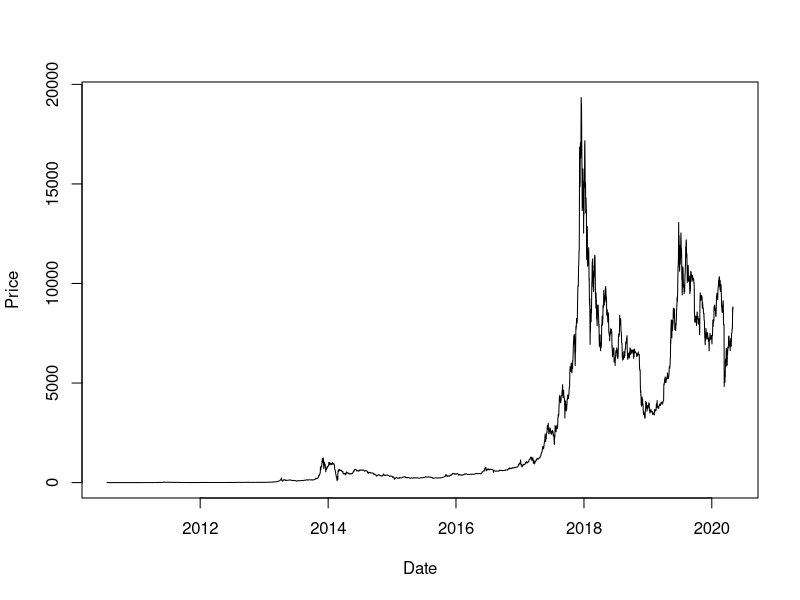
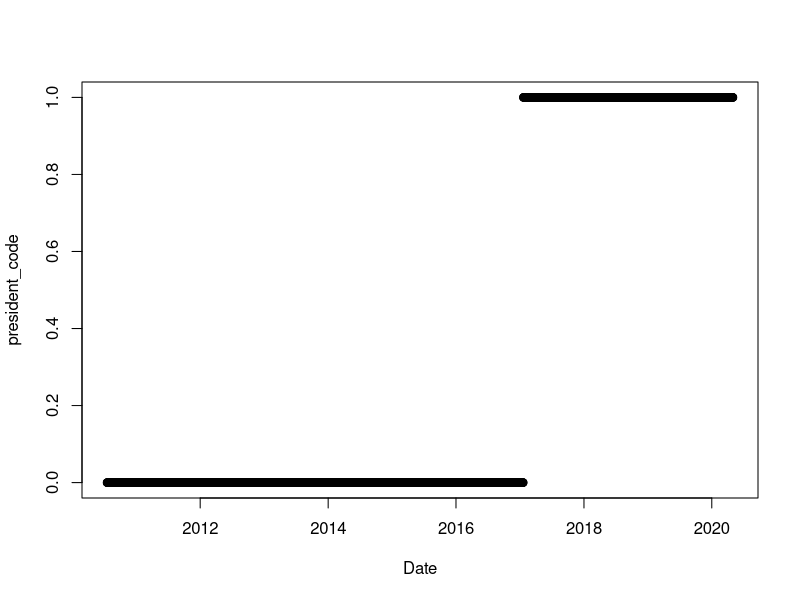
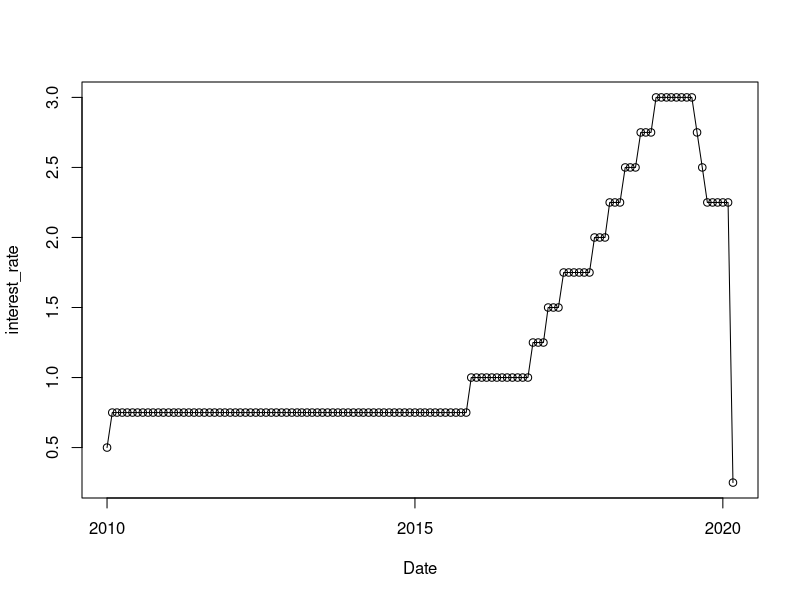

These charts were generated, in order, by the following R code: (Note: this script raises an error after producing the figures.)
## ---- chunk 1
options(scipen = 1, digits = 4, width = 80)
library(knitr)
opts_chunk$set(cache = TRUE, autodep = TRUE)
## ---- chunk 2
# install necessary packages
# install.packages("readxl")
# install.packages("sqldf")
# install.packages("corrplot")
## ---- chunk 3
library(readr)
library("readxl")
library(sqldf)
library(glue)
library("corrplot")
options(digits=6)
## ---- chunk 4
# price of bitcoin
Bitcoin <- read_csv("Bitcoin Historical Data - Investing.com.csv")
Bitcoin$Date = as.Date(Bitcoin$Date, format="%b %d, %Y")
Bitcoin$month <- strftime(Bitcoin$Date, "%m")
Bitcoin$year <- strftime(Bitcoin$Date, "%Y")
plot(Price ~ Date, data=Bitcoin, type = "l")
## ---- chunk 5
President <- read_csv("President.csv")
President$Date = as.Date(President$Date, format="%b %d, %Y")
plot(president_code ~ Date, data=President)
## ---- chunk 6
The_interest_rate_for_the_United_States<- read_csv("The interest rate for the United States, from 2010 - 2020.csv")
The_interest_rate_for_the_United_States$month <- strftime(The_interest_rate_for_the_United_States$Date, "%m")
The_interest_rate_for_the_United_States$year <- strftime(The_interest_rate_for_the_United_States$Date, "%Y")
plot(interest_rate ~ Date, data=The_interest_rate_for_the_United_States, type = "o")
## ---- chunk 7
US_dollar_yuan_exchange_rate <- read_csv("US dollar-yuan exchange rate.csv")
US_dollar_yuan_exchange_rate$Date = as.Date(US_dollar_yuan_exchange_rate$Date, format="%m/%d/%y")
plot(exchange_rate ~ Date, data = US_dollar_yuan_exchange_rate, type = 'l')

Euro_to_US_exchange_rate <- read_csv("euro-dollar-exchange-rate-historical-chart.csv")
Euro_to_US_exchange_rate$Date = as.Date(Euro_to_US_exchange_rate$Date, format="%m/%d/%y")
Euro_to_US_exchange_rate$exchange_rate = 1/Euro_to_US_exchange_rate$exchange_rate
plot(exchange_rate  ~ Date, data = Euro_to_US_exchange_rate, type = 'l')
## ---- chunk 8
Gold <- read_csv("Gold Futures Historical Data.csv")
Gold$Date = as.Date(Gold$Date, format="%b %d, %Y")
plot(Price ~ Date, data=Gold, type='l')
## ---- chunk 9
Dow_Jones_Industrial_Average <- read_csv("Dow Jones Industrial Average Historical Data.csv")
Dow_Jones_Industrial_Average$Date = as.Date(Dow_Jones_Industrial_Average$Date, format="%b %d, %Y")
plot(Price ~ Date, data=Dow_Jones_Industrial_Average, type = 'l')
## ---- chunk 10
NYSE_Composite_Index <- read_csv("NYSE Composite Historical Data.csv")
NYSE_Composite_Index$Date = as.Date(NYSE_Composite_Index$Date, format="%b %d, %Y")
plot(Price ~ Date, data=NYSE_Composite_Index, type = 'l')
## ---- chunk 11
Apple_Inc_company_stock <- read_csv("AAPL Historical Data.csv")
Apple_Inc_company_stock$Date = as.Date(Apple_Inc_company_stock$Date, format="%b %d, %Y")
plot(Price ~ Date, data=Apple_Inc_company_stock, type = 'l')
## ---- chunk 12
WTI_oil_price <- read_csv("Crude Oil WTI Futures Historical Data.csv")
WTI_oil_price$Date = as.Date(WTI_oil_price$Date, format="%b %d, %Y")
# colnames(WTI_oil_price)[2] <- "WTI_oil_price"
plot(Price ~ Date, data=WTI_oil_price)

Brent_Oil_price <- read_csv("Brent Oil Futures Historical Data.csv")
Brent_Oil_price$Date = as.Date(Brent_Oil_price$Date, format="%b %d, %Y")
# colnames(Brent_Oil_price)[2] <- "Brent_oil_price"
plot(Price ~ Date, data=Brent_Oil_price, type = 'l')
## ---- chunk 13
# combine
# Reduce(function(...) merge(..., by="Date"), list(Brent_Oil_price, Crude_Oil_price, Apple_compact))
sql =  glue("
select Bitcoin.Date,
       Bitcoin.Price                as Bitcoin_price,
       exchange_China.exchange_rate as USD_Yuan_exchange_rate,
       exchange_Euro.exchange_rate  as USD_Euro_Exchange_Rate,
       DJIA.Price                   as DJIA_index,
       NYSE.Price                   as NYSE_index,
       Apple.Price                  as Apple_price,
       Brent_Oil_price.Price        as brent_oil_price,
       WTI_oil_price.Price          as WTI_oil_price,
       Gold.Price                   as Gold_price,
       President.president_code,
       interest.interest_rate,
       Bitcoin.month,
       Bitcoin.year
from Bitcoin
         left outer join US_dollar_yuan_exchange_rate as exchange_China
                         on exchange_China.Date = Bitcoin.Date
         left outer join Euro_to_US_exchange_rate as exchange_Euro
                         on exchange_Euro.Date = Bitcoin.Date
         left outer join Dow_Jones_Industrial_Average as DJIA
                         on DJIA.Date = Bitcoin.Date
         left outer join NYSE_Composite_Index as NYSE
                         on NYSE.Date = Bitcoin.Date
         left outer join Brent_Oil_price
                         on Brent_Oil_price.Date = Bitcoin.Date
         left outer join WTI_oil_price
                         on WTI_oil_price.Date = Bitcoin.Date
         left outer join Apple_Inc_company_stock as Apple
                         on Apple.Date = Bitcoin.Date
         left outer join President
                         on President.Date = Bitcoin.Date
         left outer join Gold
                         on Gold.Date = Bitcoin.Date
         left outer join The_interest_rate_for_the_United_States as interest
                         on interest.month = Bitcoin.month
                             and interest.year = Bitcoin.year
where Bitcoin.Date between {c (1.0, as.Date('2014-09-01'))[2]} and {c (1.0, as.Date('2020-04-30'))[2]}
order by Bitcoin.Date desc")
combined_daily = sqldf(sql)
combined_daily$Date_posix = c(1, as.Date(combined_daily$Date))[-c(1)]

combined_weekdays = na.omit(combined_daily)
combined_monthly = sqldf("
select *
from combined_daily
where combined_daily.Date in
      (select max(combined_weekdays.Date)
       from combined_weekdays
       group by combined_weekdays.month, combined_weekdays.year)
")
combined_monthly
## ---- chunk 14
str(combined_monthly[, -c(1, 13, 14)])
## ---- chunk 15
combined_monthly = na.omit(combined_monthly)
M <- cor(x=combined_monthly[, -c(1, 13, 14)], use = "everything", method="pearson") # get correlations
M
library('corrplot') #package corrplot
corrplot(M, method = "circle")
## ---- chunk 16
gamble_model = lm(Bitcoin_price~ . ,combined_monthly[, -c(1, 13, 14)])
gamble_model_back_aic = step(gamble_model, direction = "backward", trace = 0)
gamble_model_back_aic
## ---- chunk 17
library(leaps)
all_hipcenter_mod = summary(regsubsets(Bitcoin_price ~ ., data = combined_monthly[, -c(1, 13, 14)]))
all_hipcenter_mod
## ---- chunk 18
all_hipcenter_mod$which
all_hipcenter_mod$rss
all_hipcenter_mod$adjr2
## ---- chunk 19
pairs(combined_monthly[, -c(1, 13, 14)], col = "dodgerblue")
## ---- chunk 20
# Date USD_Yuan_exchange_rate USD_Euro_Exchange_Rate DJIA_index NYSE_index Apple_price brent_oil_price WTI_oil_price Gold_price president_code interest_rate
# autompg_big_mod = lm(
#   log(Bitcoin_price) ~ . ^ 2 + I(disp ^ 2) + I(hp ^ 2) + I(wt ^ 2) + I(acc ^ 2), 
#   data = combined_monthly[, -c(13, 14)])
autompg_big_mod = lm(
  log(Bitcoin_price) ~ . ^ 2, 
  data = combined_monthly[, -c(1, 13, 14)])
all_hipcenter_mod = summary(regsubsets(log(Bitcoin_price) ~ ., data = combined_monthly[, -c(1, 13, 14, 15)]))
# autompg_mod_back_aic = step(autompg_big_mod, direction = "backward", trace = 0)
# autompg_mod_back_aic
all_hipcenter_mod
all_hipcenter_mod$which
all_hipcenter_mod$rss
all_hipcenter_mod$adjr2
## ---- chunk 21
# autompg_big_mod = lm(
#   log(Bitcoin_price) ~ . ^ 2 + I(Date_posix ^ 2) + I(USD_Yuan_exchange_rate ^ 2) + I(USD_Euro_Exchange_Rate ^ 2) + I(DJIA_index ^ 2) +  + I(NYSE_index ^ 2) +  + I(Apple_price ^ 2) +  + I(brent_oil_price ^ 2) +  + I(WTI_oil_price ^ 2) + I(Gold_price ^ 2) + I(president_code ^ 2) + I(interest_rate ^ 2), 
#   data = combined_monthly[, -c(1, 13, 14)])
# length(coef(autompg_big_mod))

autompg_big_mod = lm(
  Bitcoin_price ~ . + I(Date_posix ^ 2) + I(USD_Yuan_exchange_rate ^ 2) + I(USD_Euro_Exchange_Rate ^ 2) + I(DJIA_index ^ 2) +  + I(NYSE_index ^ 2) +  + I(Apple_price ^ 2) +  + I(brent_oil_price ^ 2) +  + I(WTI_oil_price ^ 2) + I(Gold_price ^ 2) + I(president_code ^ 2) + I(interest_rate ^ 2), 
  data = combined_monthly[, -c(1, 13, 14)])
length(coef(autompg_big_mod))

# autompg_mod_back_aic = step(autompg_big_mod, direction = "backward", trace = 0)
# autompg_mod_back_aic

n = length(resid(autompg_big_mod))
autompg_mod_back_aic = step(autompg_big_mod, direction = "backward", trace = 0)
length(coef(autompg_mod_back_aic))
autompg_mod_back_aic
autompg_mod_back_bic = step(autompg_big_mod, direction = "backward", 
                            k = log(n), trace = 0)
length(coef(autompg_mod_back_bic))
autompg_mod_back_bic

btc_lm = lm(Bitcoin_price ~ . ,data=combined_monthly[, -c(1, 13, 14)])
autompg_big_mod = lm(
  Bitcoin_price ~ Date_posix + USD_Yuan_exchange_rate +  USD_Euro_Exchange_Rate + DJIA_index + NYSE_index + Apple_price +  I(Date_posix ^ 2) + brent_oil_price + Gold_price + WTI_oil_price +president_code +  interest_rate + I(USD_Yuan_exchange_rate ^ 2) + I(USD_Euro_Exchange_Rate ^ 2) + I(DJIA_index ^ 2) +  + I(NYSE_index ^ 2) +  + I(Apple_price ^ 2) +  + I(brent_oil_price ^ 2) +  + I(WTI_oil_price ^ 2) + I(Gold_price ^ 2) + I(president_code ^ 2) + I(interest_rate ^ 2), 
  data = combined_monthly[, -c(1, 13, 14)])
summary(autompg_big_mod)
## ---- chunk 22
model1 = lm(Bitcoin_price ~ USD_Yuan_exchange_rate + USD_Euro_Exchange_Rate + DJIA_index + brent_oil_price + president_code ,data=combined_monthly[, -c(1, 13, 14)])
summary(btc_lm)
